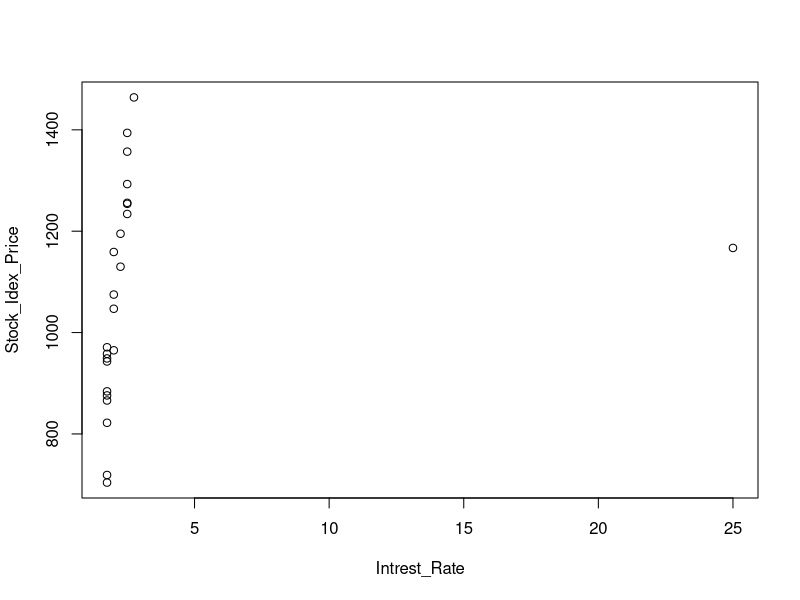
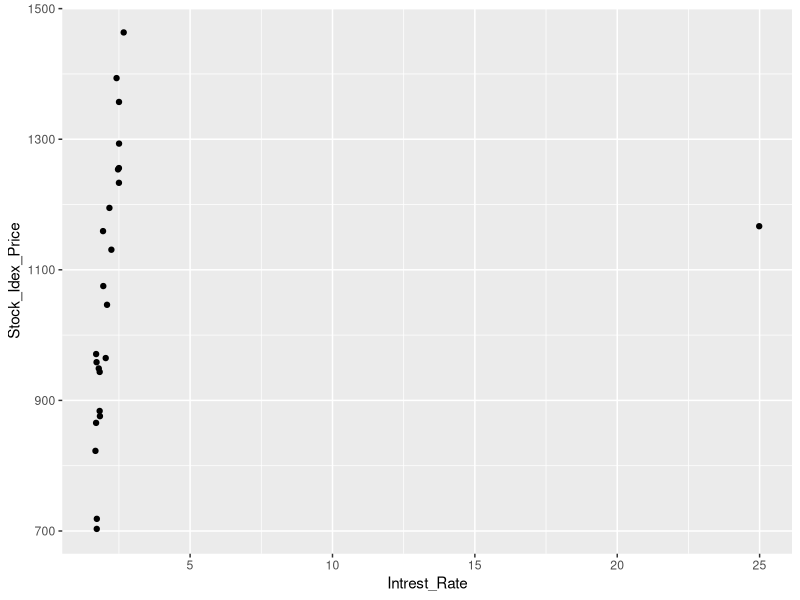
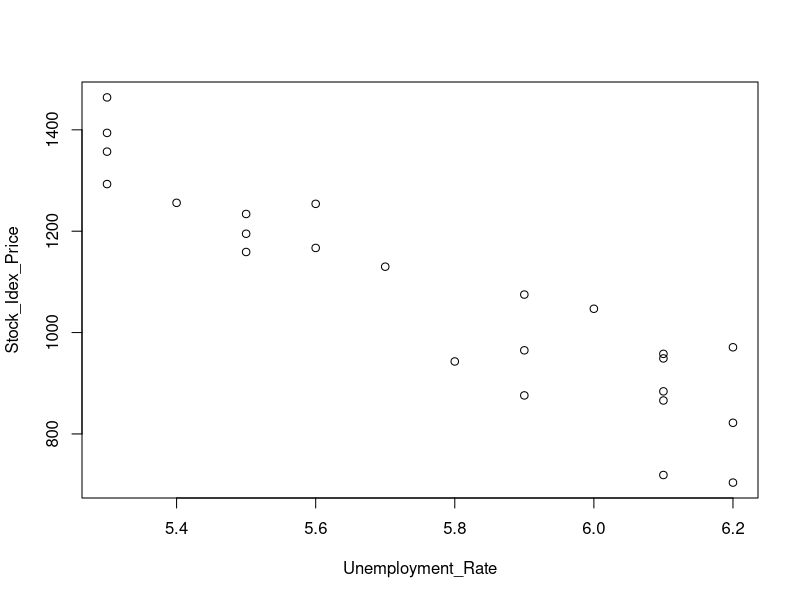

These charts were generated, in order, by the following R code:
## ---- chunk 1
Year <- c(2017, 2017, 2017, 2017, 2017,2017,2017,2017,2017,2017,2017,2017,2016,2016,2016,2016,2016,2016,2016,2016,2016,2016,2016,2016)

length(Year)
## ---- chunk 2
Month <- c(  12,11,10,9,8,7,6,5,4,3,2,1,12,11,10,9,8,7,6,5,4,3,2,1)
length(Month)
## ---- chunk 3
Intrest_Rate <- c(2.75,2.5,2.5,2.5,2.5,2.5,2.5,2.25,2,25,2.25,2,2,2,1.75,1.75,1.75,1.75,1.75,1.75,1.75,1.75,1.75,1.75)

length(Intrest_Rate)
## ---- chunk 4
Unemployment_Rate <- c(5.3,5.3,5.3,5.3,5.4,5.6,5.5,5.5,5.5,5.6,5.7,5.9,6,5.9,5.8,6.1,6.2,6.1,6.1,6.1,5.9,6.2,6.2,6.1)

length(Unemployment_Rate)

## ---- chunk 5
Stock_Idex_Price <- c(1464,1394,1357,1293,1256,1254,1234,1195,1159,1167,1130,1075,1047,965,943,958,971,949,884,866,876,822,704,719)

length(Stock_Idex_Price)
## ---- chunk 6
getwd()
## ---- chunk 7
df = do.call(rbind, Map(data.frame, Year=Year, Month=Month, Unemployment_Rate= Unemployment_Rate, Stock_Idex_Price = Stock_Idex_Price, Intrest_Rate = Intrest_Rate))

df
## ---- chunk 8
str(df)
## ---- chunk 9
dim(df)
## ---- chunk 10
nrow(df['Stock_Idex_Price'])
## ---- chunk 11
max(df$Stock_Idex_Price)
min(df$Stock_Idex_Price)
## ---- chunk 12
plot(x = Intrest_Rate, y = Stock_Idex_Price)
## ---- chunk 13
library(ggplot2)

 linear  <- ggplot(df, aes(x = Intrest_Rate, y = Stock_Idex_Price))+
            geom_point(position = "jitter")
        
  linear      
## ---- chunk 14
write.csv(df,"linear reg.csv")
## ---- chunk 15
cor(Stock_Idex_Price,Intrest_Rate)
## ---- chunk 16
cor(Stock_Idex_Price,Unemployment_Rate)
## ---- chunk 17
plot(x=Unemployment_Rate, y = Stock_Idex_Price)
## ---- chunk 18
#model = lm(Dependent Variable ~ First indepent variable + Second Independent model + ......)
#summary(madel)
## ---- chunk 19
model = lm(Stock_Idex_Price ~ Intrest_Rate + Unemployment_Rate)
summary(model)
## ---- chunk 20
Stock_Idex_Price = (1798.4) +  (345.5)*(1.5) + (-250.1)*(5.8)
Stock_Idex_Price
